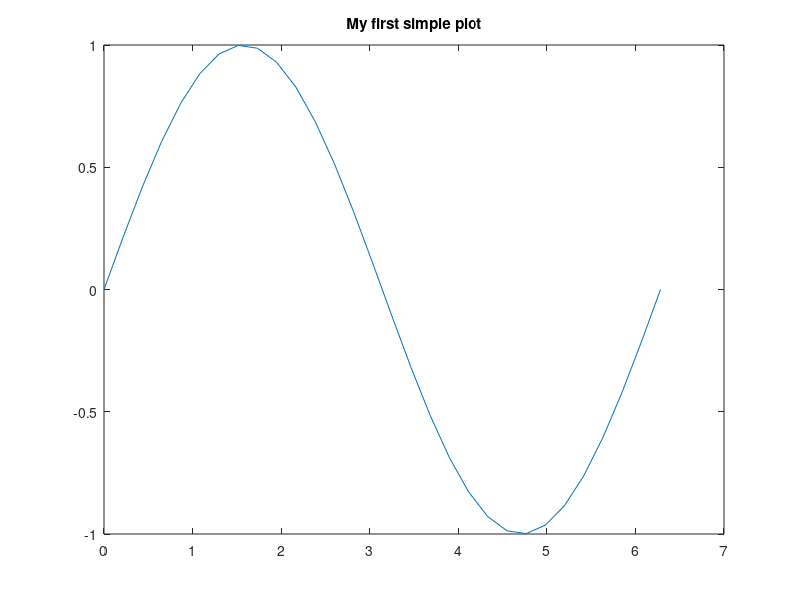

Source code (MATLAB):
% Plotting a simple function

close all              % close all graphics windows

x = linspace(0, 2*pi, 30);  % create 30 x-values

y = sin(x);
% y = 3*x.^2 ./ ( 1 + 4*x.^2).^(0.5);

plot(x,y), title('My first simple plot')